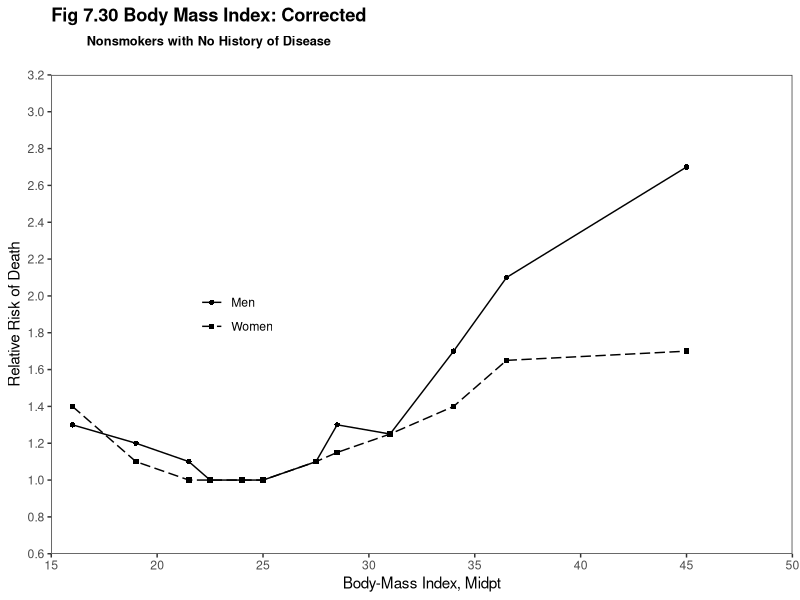
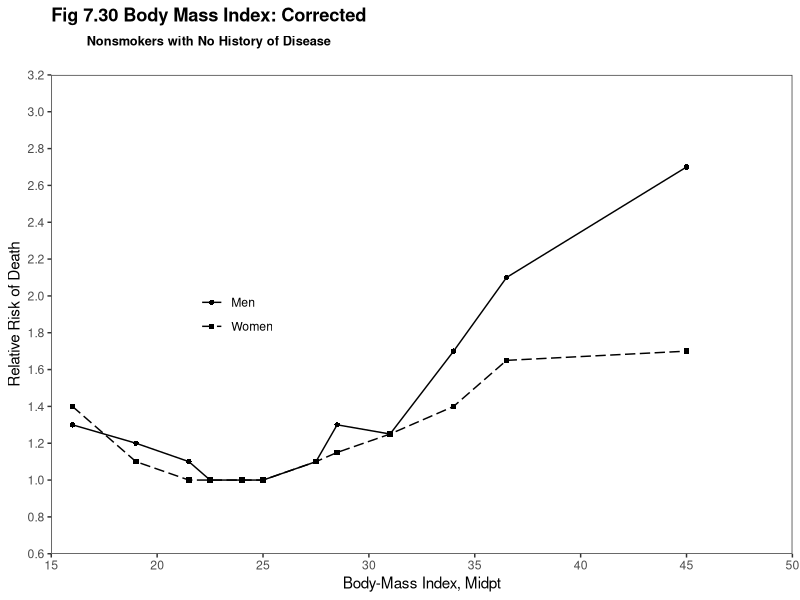

Recreate these plots in R, in order.
library(ggplot2)
library(reshape2)

this_base <- "fig07-30_body-mass-data-corrected"

my_data <- 
  data.frame(
    bmi = c(16, 19, 21.5, 22.5, 24, 25, 27.5, 28.5, 31, 34, 36.5, 45),
    Men = c(1.3, 1.2, 1.1, 1.0, 1.0, 1.0, 1.1, 1.3, 1.25, 1.7, 2.1, 2.7), 
    Women = c(1.4, 1.1, 1.0, 1.0, 1.0, 1.0, 1.1, 1.15, 1.25, 1.4, 1.65, 1.7))

my_data_long <- melt(my_data, id = "bmi",
                     variable.name = "gender", value.name = "rrod")

p <- ggplot(my_data_long, aes(x = bmi, y = rrod)) +
  geom_line(aes(linetype = gender)) +
  geom_point(aes(shape = gender)) +
  scale_linetype_manual(values=c("Men" = "solid", "Women" = "longdash")) +
  scale_shape_manual(values = c("Men" = 16, "Women" = 15)) + 
  scale_x_continuous(breaks = seq(15, 50, 5), limits = c(15, 50), 
                     expand = c(0, 0)) + 
  scale_y_continuous(breaks = seq(0.6, 3.2, 0.2), limits = c(0.6, 3.2), 
                     expand = c(0, 0)) +
  labs(x = "Body-Mass Index, Midpt", y = "Relative Risk of Death") +
  ggtitle(expression(
    atop(bold("Fig 7.30 Body Mass Index: Corrected"),
         atop(bold("Nonsmokers with No History of Disease"))))) +   
  theme_bw() +
  theme(panel.grid.major = element_blank(),
        panel.grid.minor = element_blank(),
        plot.title = element_text(size = rel(1.2), face = "bold"),
        legend.position = c(0.25, 0.5), # relative to plot region
        legend.title = element_blank(),
        legend.key = element_blank())

p

ggsave(paste0(this_base, ".png"), p, width = 6, height = 5)

## note: my_data is estimated

